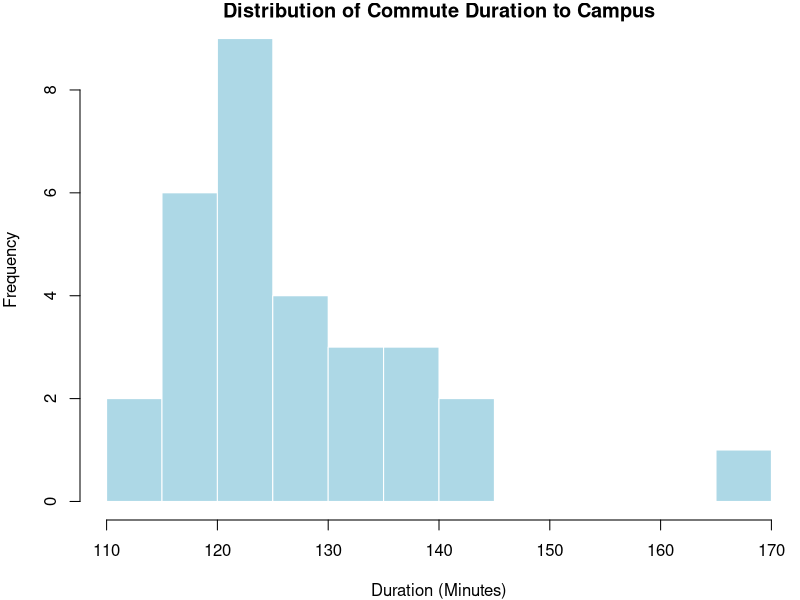
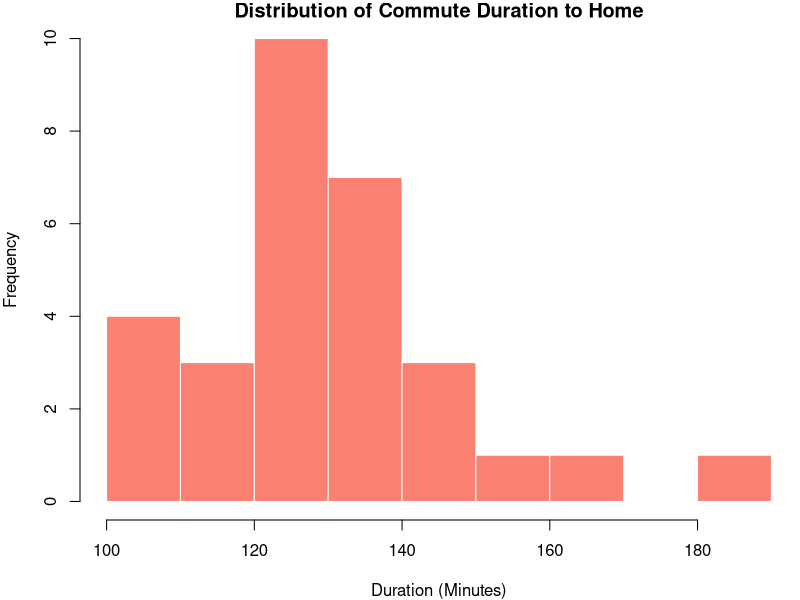
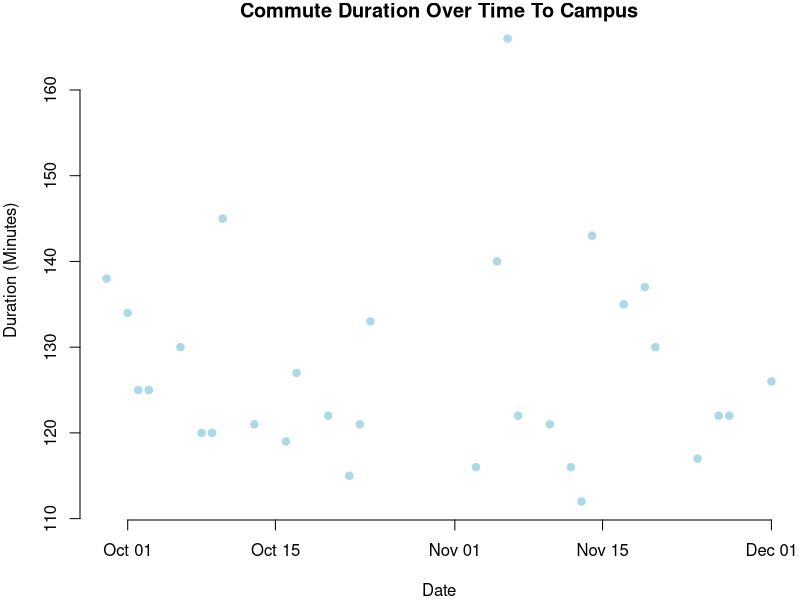
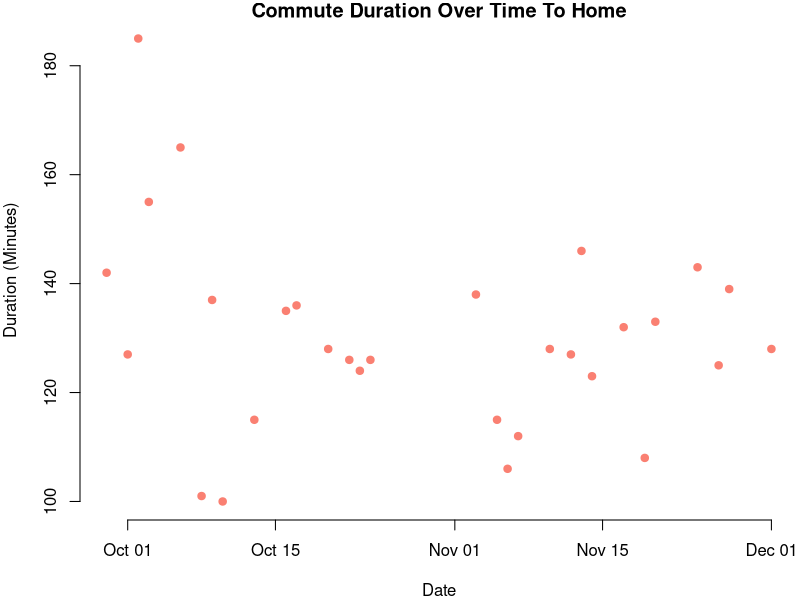
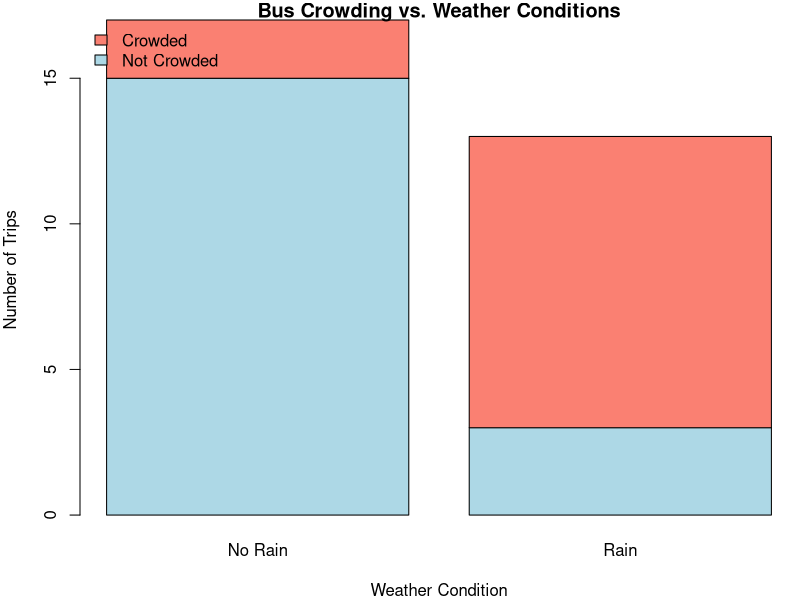

Here is the R script that generated these plots, in order:
## ---- chunk 1
knitr::opts_chunk$set(fig.pos="H", out.extra="")
## ---- chunk 2
df <- read.csv("bus_trip_data.csv")
df$date <- as.Date(df$date) # Convert date column to R Date type
## ---- chunk 3
df_display_1 <- df[ , 1:5]
head(df_display_1, 2)
## ---- chunk 4
df_display_2 <- df[ , 6:10]
head(df_display_2, 2)
## ---- chunk 5
# Remove them to keep the environment clean
rm(df_display_1, df_display_2)
## ---- chunk 6
par(mar = c(4, 4, 1, .1))

hist(df$dur_to_campus, 
     main = "Distribution of Commute Duration to Campus",
     xlab = "Duration (Minutes)", 
     col = "lightblue", 
     border = "white",
     breaks = 10)

hist(df$dur_to_home,
     main = "Distribution of Commute Duration to Home",
     xlab = "Duration (Minutes)", 
     col = "salmon", 
     border = "white",
     breaks = 10)
## ---- chunk 7
par(mar = c(4, 4, 1, .1))

plot(df$date, df$dur_to_campus,
     main = "Commute Duration Over Time To Campus",
     xlab = "Date",
     ylab = "Duration (Minutes)",
     pch = 19,
     col = "lightblue",
     frame.plot = FALSE)

plot(df$date, df$dur_to_home,
     main = "Commute Duration Over Time To Home",
     xlab = "Date",
     ylab = "Duration (Minutes)",
     pch = 19,
     col = "salmon",
     frame.plot = FALSE)
## ---- chunk 8
# 'Rain' on the X-axis and 'Crowded' stacked as the bars
counts <- table(df$crowded_unilink_to_home, df$rain_to_home)

# Rename the rows & cols for a cleaner plot text
colnames(counts) <- c("No Rain", "Rain")
rownames(counts) <- c("Not Crowded", "Crowded")

barplot(counts,
        main = "Bus Crowding vs. Weather Conditions",
        xlab = "Weather Condition",
        ylab = "Number of Trips",
        col = c("lightblue", "salmon"),
        legend = rownames(counts),
        args.legend = list(x = "topleft", bty = "n"))

rm(counts)
